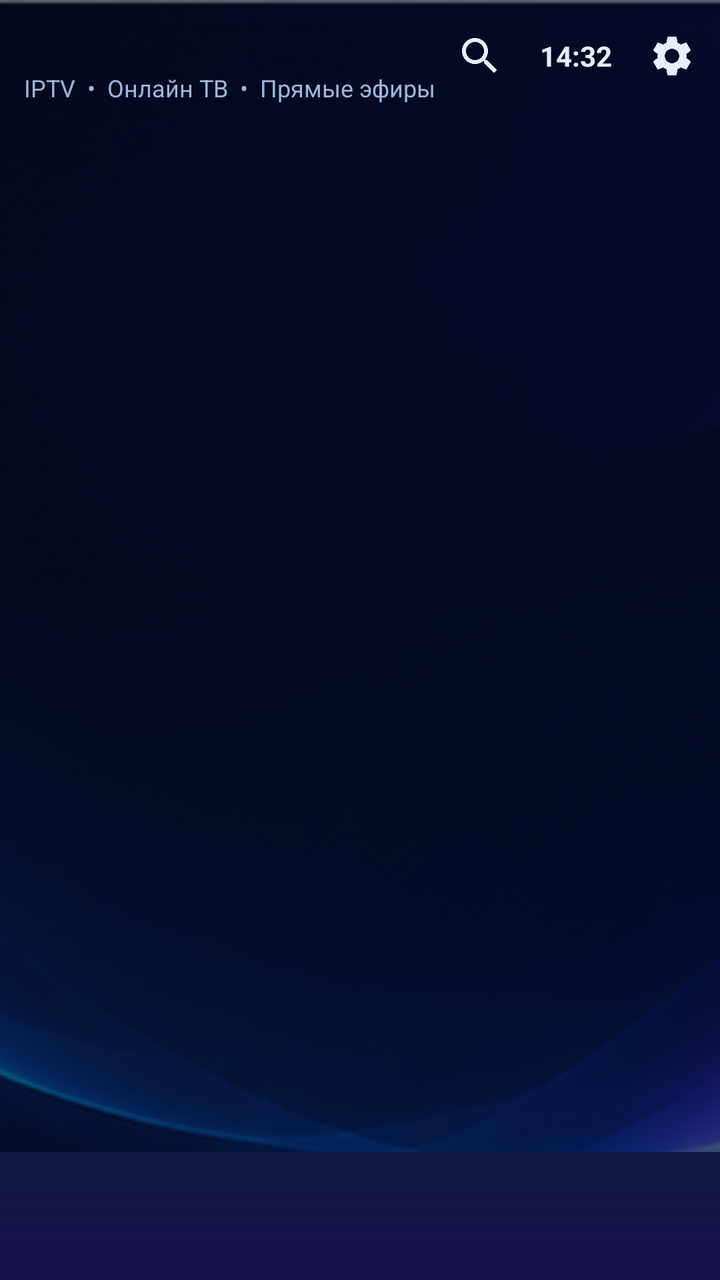
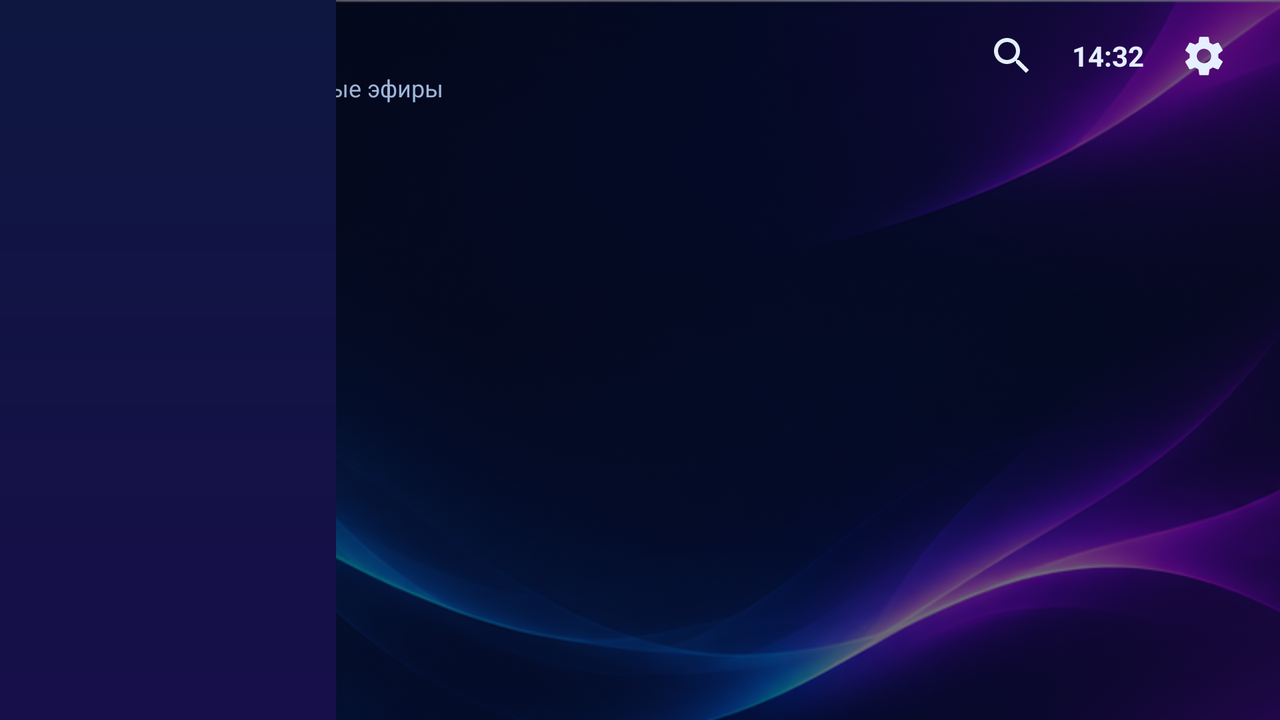

Compare how this app lays out the same screen by default and in its alternative resource folder. The renders come first, then the two layout files and the values they reference.
<!-- AndroidManifest.xml: activity theme Theme.Teliq.Splash -->
<!-- res/layout/activity_main.xml -->
<?xml version="1.0" encoding="utf-8"?>
<FrameLayout xmlns:android="http://schemas.android.com/apk/res/android"
    xmlns:tools="http://schemas.android.com/tools"
    android:layout_width="match_parent"
    android:layout_height="match_parent"
    android:background="@color/bg_main">

    <ImageView
        android:id="@+id/bg_image"
        android:layout_width="match_parent"
        android:layout_height="match_parent"
        android:importantForAccessibility="no"
        android:scaleType="centerCrop"
        android:src="@drawable/bg_waves"
        android:tint="@color/scrim"
        android:tintMode="src_over" />

        <LinearLayout
        android:id="@+id/content_root"
        android:layout_width="match_parent"
        android:layout_height="match_parent"
        android:orientation="vertical">

            <LinearLayout
                android:layout_width="match_parent"
                android:layout_height="@dimen/header_height"
                android:gravity="center_vertical"
                android:orientation="horizontal"
                android:paddingHorizontal="@dimen/content_padding">

                <LinearLayout
                    android:layout_width="wrap_content"
                    android:layout_height="wrap_content"
                    android:orientation="vertical">

                    <ImageView
                        android:id="@+id/logo"
                        android:layout_width="wrap_content"
                        android:layout_height="32dp"
                        android:adjustViewBounds="true"
                        android:contentDescription="TELIQ" />

                    <TextView
                        android:id="@+id/tagline"
                        android:layout_width="wrap_content"
                        android:layout_height="wrap_content"
                        android:text="IPTV  •  Онлайн ТВ  •  Прямые эфиры"
                        android:textColor="@color/text_muted"
                        android:textSize="@dimen/text_small" />
                </LinearLayout>

                <Space
                    android:layout_width="0dp"
                    android:layout_height="0dp"
                    android:layout_weight="1" />

        <ImageButton
            android:id="@+id/btn_search"
            android:layout_width="@dimen/icon_btn"
            android:layout_height="@dimen/icon_btn"
            android:background="@drawable/btn_focusable_bg"
            android:contentDescription="Поиск"
            android:focusable="true"
            android:padding="10dp"
            android:scaleType="centerInside"
            android:src="@drawable/ic_search"
            android:tint="@color/text_primary" />

        <TextView
            android:id="@+id/clock"
            android:layout_width="wrap_content"
            android:layout_height="wrap_content"
            android:layout_marginHorizontal="8dp"
            android:textColor="@color/text_primary"
            android:textSize="@dimen/text_body"
            android:textStyle="bold"
            tools:text="14:32" />

        <ImageButton
            android:id="@+id/btn_settings"
            android:layout_width="@dimen/icon_btn"
            android:layout_height="@dimen/icon_btn"
            android:background="@drawable/btn_focusable_bg"
            android:contentDescription="@string/settings"
            android:focusable="true"
            android:padding="10dp"
            android:scaleType="centerInside"
            android:src="@drawable/ic_settings"
            android:tint="@color/text_primary" />

            </LinearLayout>

        <HorizontalScrollView
            android:id="@+id/category_scroll"
            android:layout_width="match_parent"
            android:layout_height="wrap_content"
            android:clipToPadding="false"
            android:paddingVertical="6dp"
            android:scrollbars="none">

            <LinearLayout
                android:id="@+id/category_bar"
                android:layout_width="wrap_content"
                android:layout_height="wrap_content"
                android:gravity="center_vertical"
                android:orientation="horizontal"
                android:paddingHorizontal="@dimen/content_padding" />
        </HorizontalScrollView>

        <FrameLayout
            android:layout_width="match_parent"
            android:layout_height="0dp"
            android:layout_weight="1">

            <androidx.recyclerview.widget.RecyclerView
                android:id="@+id/home_list"
                android:layout_width="match_parent"
                android:layout_height="match_parent"
                android:clipChildren="false"
                android:clipToPadding="false"
                android:focusable="false"
                android:paddingHorizontal="@dimen/content_padding"
                android:paddingBottom="16dp"
                android:scrollbars="none" />

            <TextView
                android:id="@+id/empty_text"
                android:layout_width="match_parent"
                android:layout_height="wrap_content"
                android:layout_gravity="center"
                android:gravity="center"
                android:padding="32dp"
                android:textColor="@color/text_muted"
                android:textSize="@dimen/text_body"
                android:visibility="gone" />
        </FrameLayout>

    
        <LinearLayout
            android:id="@+id/nav_container"
            android:layout_width="match_parent"
            android:layout_height="64dp"
            android:background="@drawable/nav_rail_bg"
            android:orientation="horizontal"
            android:padding="4dp" />
    </LinearLayout>

</FrameLayout>
<!-- resources referenced by this layout -->
<resources>
  <color name="bg_main">#FF0B1026</color>
  <color name="scrim">#9906091E</color>
  <color name="text_muted">#FF9FB6D9</color>
  <color name="text_primary">#FFE6EFFF</color>
  <dimen name="content_padding">12dp</dimen>
  <dimen name="header_height">56dp</dimen>
  <dimen name="icon_btn">44dp</dimen>
  <dimen name="text_body">14sp</dimen>
  <dimen name="text_small">12sp</dimen>
  <!-- drawable btn_focusable_bg (drawable) -->
  <?xml version="1.0" encoding="utf-8"?>
  <selector xmlns:android="http://schemas.android.com/apk/res/android">
      <item android:state_focused="true">
          <shape android:shape="rectangle">
              <solid android:color="#33FFFFFF" />
              <corners android:radius="14dp" />
              <stroke android:width="2dp" android:color="#FF7FE0FF" />
          </shape>
      </item>
      <item android:state_pressed="true">
          <shape android:shape="rectangle">
              <solid android:color="#33FFFFFF" />
              <corners android:radius="14dp" />
          </shape>
      </item>
      <item>
          <shape android:shape="rectangle">
              <solid android:color="@android:color/transparent" />
              <corners android:radius="14dp" />
          </shape>
      </item>
  </selector>
  <!-- drawable ic_search (drawable) -->
  <?xml version="1.0" encoding="utf-8"?>
  <vector xmlns:android="http://schemas.android.com/apk/res/android"
      android:width="24dp"
      android:height="24dp"
      android:viewportWidth="24"
      android:viewportHeight="24">
      <path
          android:fillColor="#FFFFFFFF"
          android:pathData="M15.5,14h-0.79l-0.28,-0.27C15.41,12.59 16,11.11 16,9.5 16,5.91 13.09,3 9.5,3S3,5.91 3,9.5 5.91,16 9.5,16c1.61,0 3.09,-0.59 4.23,-1.57l0.27,0.28v0.79l5,4.99L20.49,19l-4.99,-5zM9.5,14C7.01,14 5,11.99 5,9.5S7.01,5 9.5,5 14,7.01 14,9.5 11.99,14 9.5,14z" />
  </vector>
  <!-- drawable nav_rail_bg (drawable) -->
  ﻿<?xml version="1.0" encoding="utf-8"?>
  
  <shape xmlns:android="http://schemas.android.com/apk/res/android" android:shape="rectangle">
      <gradient android:angle="270" android:startColor="#FF0E1740" android:endColor="#FF170F4A" />
  </shape>
  <string name="settings">Настройки</string>
  <style name="Theme.Teliq.Splash" parent="Theme.AppCompat.NoActionBar">
          <item name="android:windowBackground">@drawable/splash_layer</item>
          <item name="android:statusBarColor">@color/bg_main</item>
          <item name="android:navigationBarColor">@color/bg_main</item>
      </style>
  <!-- drawable splash_layer (drawable) -->
  <?xml version="1.0" encoding="utf-8"?>
  <layer-list xmlns:android="http://schemas.android.com/apk/res/android">
      <item android:drawable="@color/bg_main" />
      <item android:gravity="center" android:width="260dp" android:height="260dp">
          <bitmap android:src="@drawable/teliq" android:gravity="center" />
      </item>
  </layer-list>
  <!-- some entries are left out for length -->
</resources>
<!-- res/layout-w600dp/activity_main.xml (the repository's variant of the layout above) -->
<!-- drawn on the phone turned sideways -->
<?xml version="1.0" encoding="utf-8"?>
<FrameLayout xmlns:android="http://schemas.android.com/apk/res/android"
    xmlns:tools="http://schemas.android.com/tools"
    android:layout_width="match_parent"
    android:layout_height="match_parent"
    android:background="@color/bg_main">

    <ImageView
        android:id="@+id/bg_image"
        android:layout_width="match_parent"
        android:layout_height="match_parent"
        android:importantForAccessibility="no"
        android:scaleType="centerCrop"
        android:src="@drawable/bg_waves"
        android:tint="@color/scrim"
        android:tintMode="src_over" />

        <LinearLayout
        android:id="@+id/content_root"
        android:layout_width="match_parent"
        android:layout_height="match_parent"
        android:orientation="vertical">

            <LinearLayout
                android:layout_width="match_parent"
                android:layout_height="@dimen/header_height"
                android:gravity="center_vertical"
                android:orientation="horizontal"
                android:paddingHorizontal="@dimen/content_padding">

                <LinearLayout
                    android:layout_width="wrap_content"
                    android:layout_height="wrap_content"
                    android:orientation="vertical">

                    <ImageView
                        android:id="@+id/logo"
                        android:layout_width="wrap_content"
                        android:layout_height="32dp"
                        android:adjustViewBounds="true"
                        android:contentDescription="TELIQ" />

                    <TextView
                        android:id="@+id/tagline"
                        android:layout_width="wrap_content"
                        android:layout_height="wrap_content"
                        android:text="IPTV  •  Онлайн ТВ  •  Прямые эфиры"
                        android:textColor="@color/text_muted"
                        android:textSize="@dimen/text_small" />
                </LinearLayout>

                <Space
                    android:layout_width="0dp"
                    android:layout_height="0dp"
                    android:layout_weight="1" />

        <ImageButton
            android:id="@+id/btn_search"
            android:layout_width="@dimen/icon_btn"
            android:layout_height="@dimen/icon_btn"
            android:background="@drawable/btn_focusable_bg"
            android:contentDescription="Поиск"
            android:focusable="true"
            android:padding="10dp"
            android:scaleType="centerInside"
            android:src="@drawable/ic_search"
            android:tint="@color/text_primary" />

        <TextView
            android:id="@+id/clock"
            android:layout_width="wrap_content"
            android:layout_height="wrap_content"
            android:layout_marginHorizontal="8dp"
            android:textColor="@color/text_primary"
            android:textSize="@dimen/text_body"
            android:textStyle="bold"
            tools:text="14:32" />

        <ImageButton
            android:id="@+id/btn_settings"
            android:layout_width="@dimen/icon_btn"
            android:layout_height="@dimen/icon_btn"
            android:background="@drawable/btn_focusable_bg"
            android:contentDescription="@string/settings"
            android:focusable="true"
            android:padding="10dp"
            android:scaleType="centerInside"
            android:src="@drawable/ic_settings"
            android:tint="@color/text_primary" />

            </LinearLayout>

        <FrameLayout
            android:layout_width="match_parent"
            android:layout_height="0dp"
            android:layout_weight="1">

            <androidx.recyclerview.widget.RecyclerView
                android:id="@+id/home_list"
                android:layout_width="match_parent"
                android:layout_height="match_parent"
                android:clipChildren="false"
                android:clipToPadding="false"
                android:focusable="false"
                android:paddingHorizontal="@dimen/content_padding"
                android:paddingBottom="16dp"
                android:scrollbars="none" />

            <TextView
                android:id="@+id/empty_text"
                android:layout_width="match_parent"
                android:layout_height="wrap_content"
                android:layout_gravity="center"
                android:gravity="center"
                android:padding="32dp"
                android:textColor="@color/text_muted"
                android:textSize="@dimen/text_body"
                android:visibility="gone" />
        </FrameLayout>

        </LinearLayout>

    <ScrollView
        android:id="@+id/nav_scroll"
        android:layout_width="@dimen/nav_rail_width"
        android:layout_height="match_parent"
        android:background="@drawable/nav_rail_bg"
        android:elevation="16dp"
        android:fillViewport="true"
        android:scrollbars="none">

        <LinearLayout
            android:id="@+id/nav_container"
            android:layout_width="match_parent"
            android:layout_height="match_parent"
            android:gravity="center_vertical"
            android:orientation="vertical"
            android:padding="12dp" />
    </ScrollView>
</FrameLayout>
<!-- resources referenced by the variant -->
<!-- as the phone turned sideways resolves them -->
<resources>
  <color name="bg_main">#FF0B1026</color>
  <color name="scrim">#9906091E</color>
  <color name="text_muted">#FF9FB6D9</color>
  <color name="text_primary">#FFE6EFFF</color>
  <!-- from res/values-w600dp/ -->
  <dimen name="content_padding">16dp</dimen>
  <!-- from res/values-w600dp/ -->
  <dimen name="header_height">56dp</dimen>
  <!-- from res/values-w600dp/ -->
  <dimen name="icon_btn">44dp</dimen>
  <!-- from res/values-w600dp/ -->
  <dimen name="nav_rail_width">168dp</dimen>
  <dimen name="text_body">14sp</dimen>
  <dimen name="text_small">12sp</dimen>
  <!-- drawable btn_focusable_bg (drawable) -->
  <?xml version="1.0" encoding="utf-8"?>
  <selector xmlns:android="http://schemas.android.com/apk/res/android">
      <item android:state_focused="true">
          <shape android:shape="rectangle">
              <solid android:color="#33FFFFFF" />
              <corners android:radius="14dp" />
              <stroke android:width="2dp" android:color="#FF7FE0FF" />
          </shape>
      </item>
      <item android:state_pressed="true">
          <shape android:shape="rectangle">
              <solid android:color="#33FFFFFF" />
              <corners android:radius="14dp" />
          </shape>
      </item>
      <item>
          <shape android:shape="rectangle">
              <solid android:color="@android:color/transparent" />
              <corners android:radius="14dp" />
          </shape>
      </item>
  </selector>
  <!-- drawable ic_search (drawable) -->
  <?xml version="1.0" encoding="utf-8"?>
  <vector xmlns:android="http://schemas.android.com/apk/res/android"
      android:width="24dp"
      android:height="24dp"
      android:viewportWidth="24"
      android:viewportHeight="24">
      <path
          android:fillColor="#FFFFFFFF"
          android:pathData="M15.5,14h-0.79l-0.28,-0.27C15.41,12.59 16,11.11 16,9.5 16,5.91 13.09,3 9.5,3S3,5.91 3,9.5 5.91,16 9.5,16c1.61,0 3.09,-0.59 4.23,-1.57l0.27,0.28v0.79l5,4.99L20.49,19l-4.99,-5zM9.5,14C7.01,14 5,11.99 5,9.5S7.01,5 9.5,5 14,7.01 14,9.5 11.99,14 9.5,14z" />
  </vector>
  <!-- drawable nav_rail_bg (drawable) -->
  ﻿<?xml version="1.0" encoding="utf-8"?>
  
  <shape xmlns:android="http://schemas.android.com/apk/res/android" android:shape="rectangle">
      <gradient android:angle="270" android:startColor="#FF0E1740" android:endColor="#FF170F4A" />
  </shape>
  <string name="settings">Настройки</string>
  <style name="Theme.Teliq.Splash" parent="Theme.AppCompat.NoActionBar">
          <item name="android:windowBackground">@drawable/splash_layer</item>
          <item name="android:statusBarColor">@color/bg_main</item>
          <item name="android:navigationBarColor">@color/bg_main</item>
      </style>
  <!-- drawable splash_layer (drawable) -->
  <?xml version="1.0" encoding="utf-8"?>
  <layer-list xmlns:android="http://schemas.android.com/apk/res/android">
      <item android:drawable="@color/bg_main" />
      <item android:gravity="center" android:width="260dp" android:height="260dp">
          <bitmap android:src="@drawable/teliq" android:gravity="center" />
      </item>
  </layer-list>
  <!-- some entries are left out for length -->
</resources>
